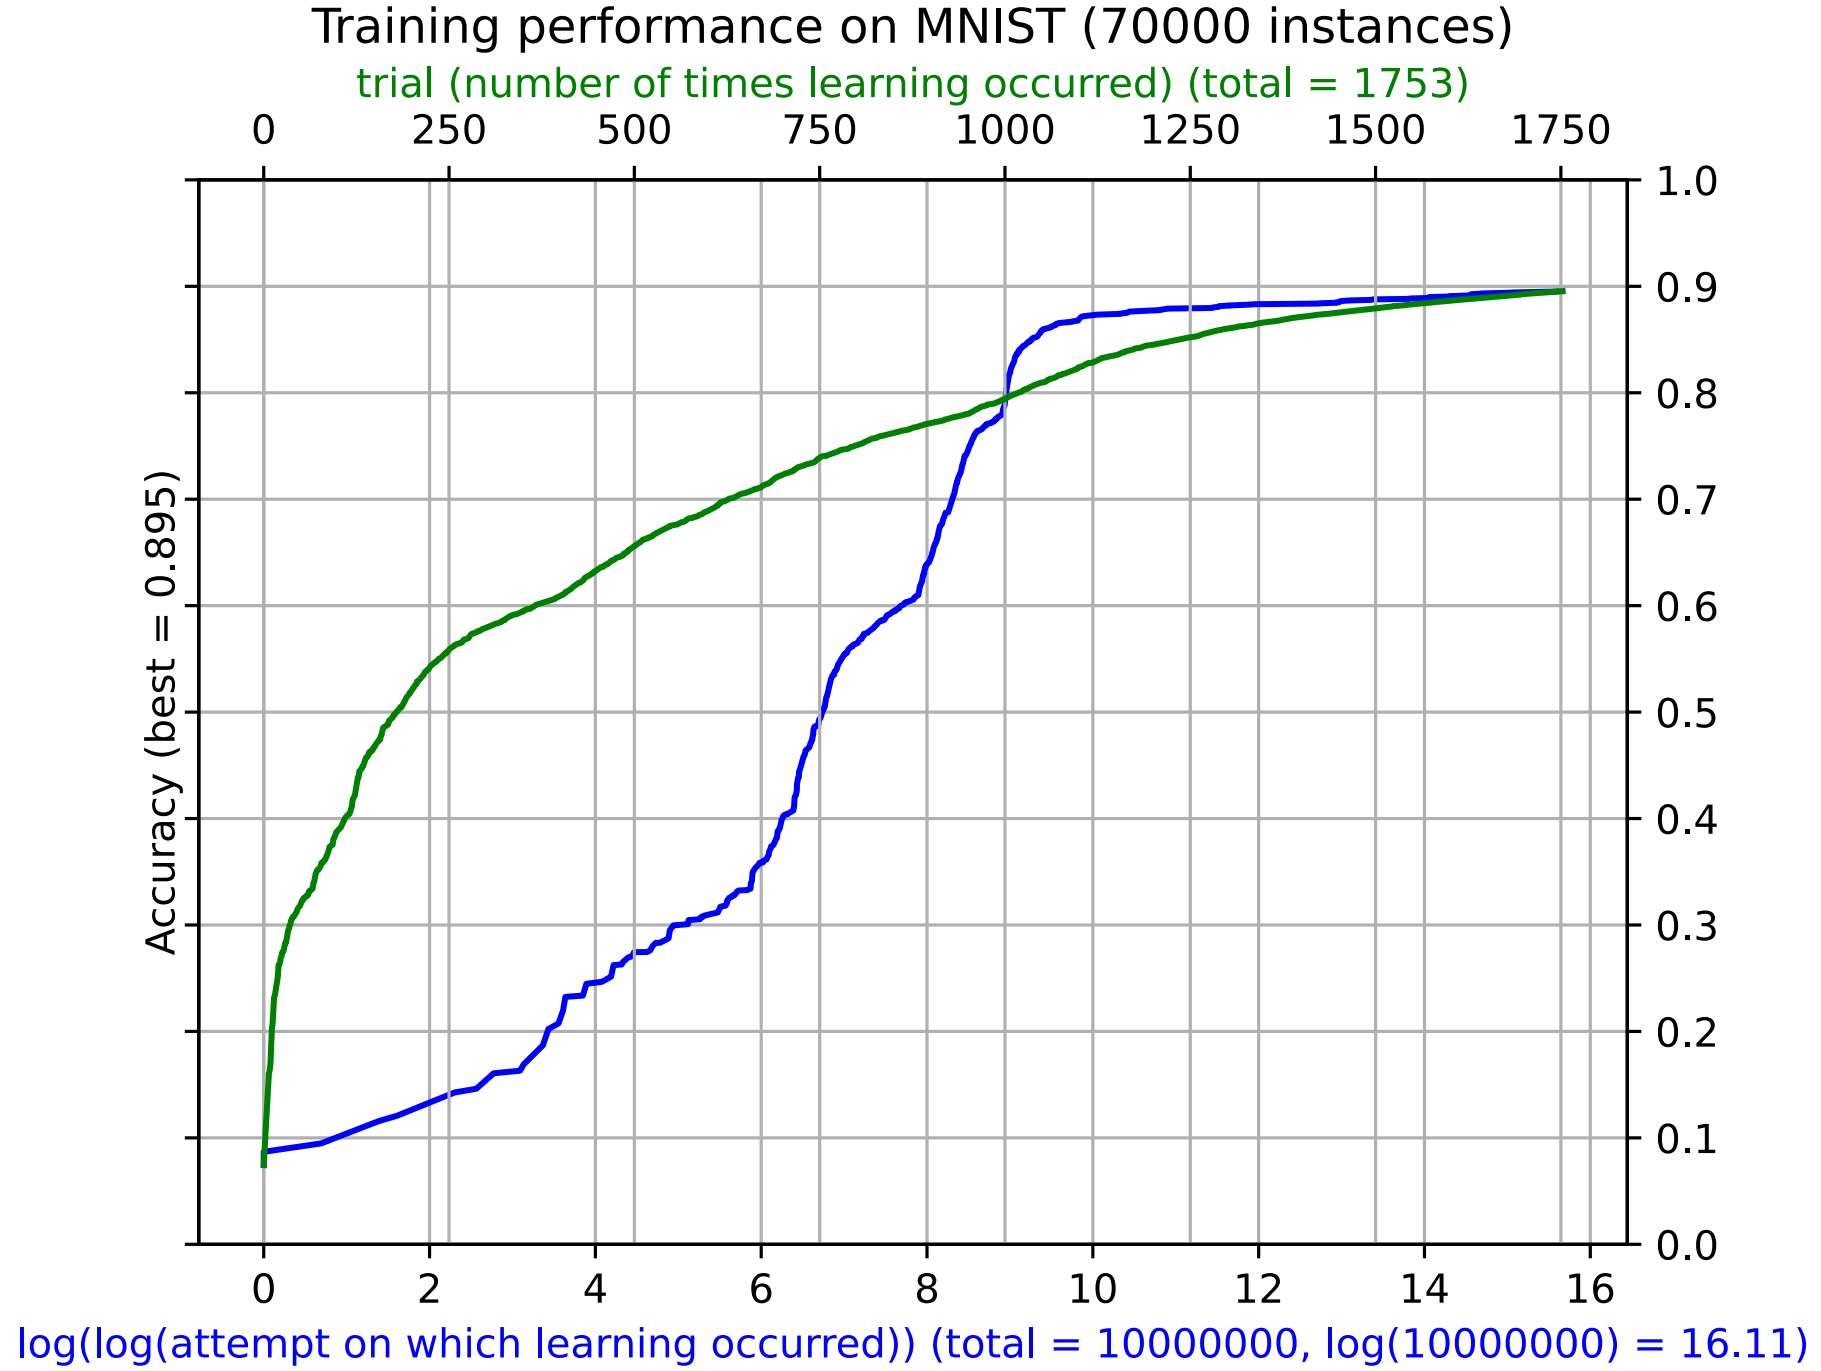

Recreate this plot in Python.
from math import log
import pickle
import time
import os

from torch import Tensor, argmax, zeros, rand, eq, sum

import torch
torch.set_printoptions(sci_mode=False, precision=30)
torch.set_default_tensor_type('torch.cuda.FloatTensor')

from matplotlib.ticker import MaxNLocator
from sklearn.datasets import fetch_openml
import matplotlib.pyplot as plt

mnist = fetch_openml('mnist_784', cache=True)
X = Tensor(mnist.data.values).to_sparse()
y = Tensor(mnist.target.astype("int64"))

n_trials = 10000

W        = zeros(size=(784, 10))
U        = rand(size=(784, 10))
results  = Tensor(3000, 2).long()
attempts = Tensor([0]).long()
trial    = Tensor([0]).long()
best     = Tensor([0]).long()
correct  = Tensor([0]).long()
i        = Tensor([1]).long()

start = time.time()

for i in range(n_trials):
    correct = sum(eq(argmax(X @ (W + U.uniform_()), 1), y))

    if correct > best:
        W += U

        best = correct

        results[trial,0] = attempts
        results[trial,1] = best

        trial += 1

        attempts = i

        print(attempts, trial, best, best / 70000, time.time() - start)

with open("results.pickle", "wb") as f:
    pickle.dump(results, f)

with open("w.pickle", "wb") as f:
    pickle.dump(W, f)

trials, attempts, accuracies = [], [], []

for t in range(trial):

    attempt = results[t,0].item()
    accuracy = results[t,1].item() / 70000

    if attempt == 0:
        attempts.append(0)
    else:
        attempts.append(log(attempt))

    trials.append(t)

    accuracies.append(accuracy)

fig, ax1 = plt.subplots()
ax2 = ax1.twiny()

ax1.tick_params(labelright=True, labelleft=True)
ax1.yaxis.tick_right()
ax1.yaxis.set_ticks_position('both')

ax1.yaxis.set_major_locator(MaxNLocator(10))
ax1.xaxis.set_major_locator(MaxNLocator(10))

plt.title("Training performance on MNIST (70000 instances)")

plt.ylim(0,1.0)

ax1.plot(attempts, accuracies, color='blue')
ax1.set_ylabel(f"Accuracy (best = {str(best.item()/70000)[:5]})")
ax1.set_xlabel(f"log(log(attempt on which learning occurred)) (total = {attempts.item()}, log({attempts.item()}) = {str(log(attempts.item()))[:5]})", color="blue")

ax2.plot(trials, accuracies, color="green")
ax2.set_xlabel(f"trial (number of times learning occurred) (total = {trial.item()})", color="green")

plt.grid(axis='both', which='both')
ax1.grid(axis='both', which='both')

fig.savefig("hc.svg")

plt.show()
